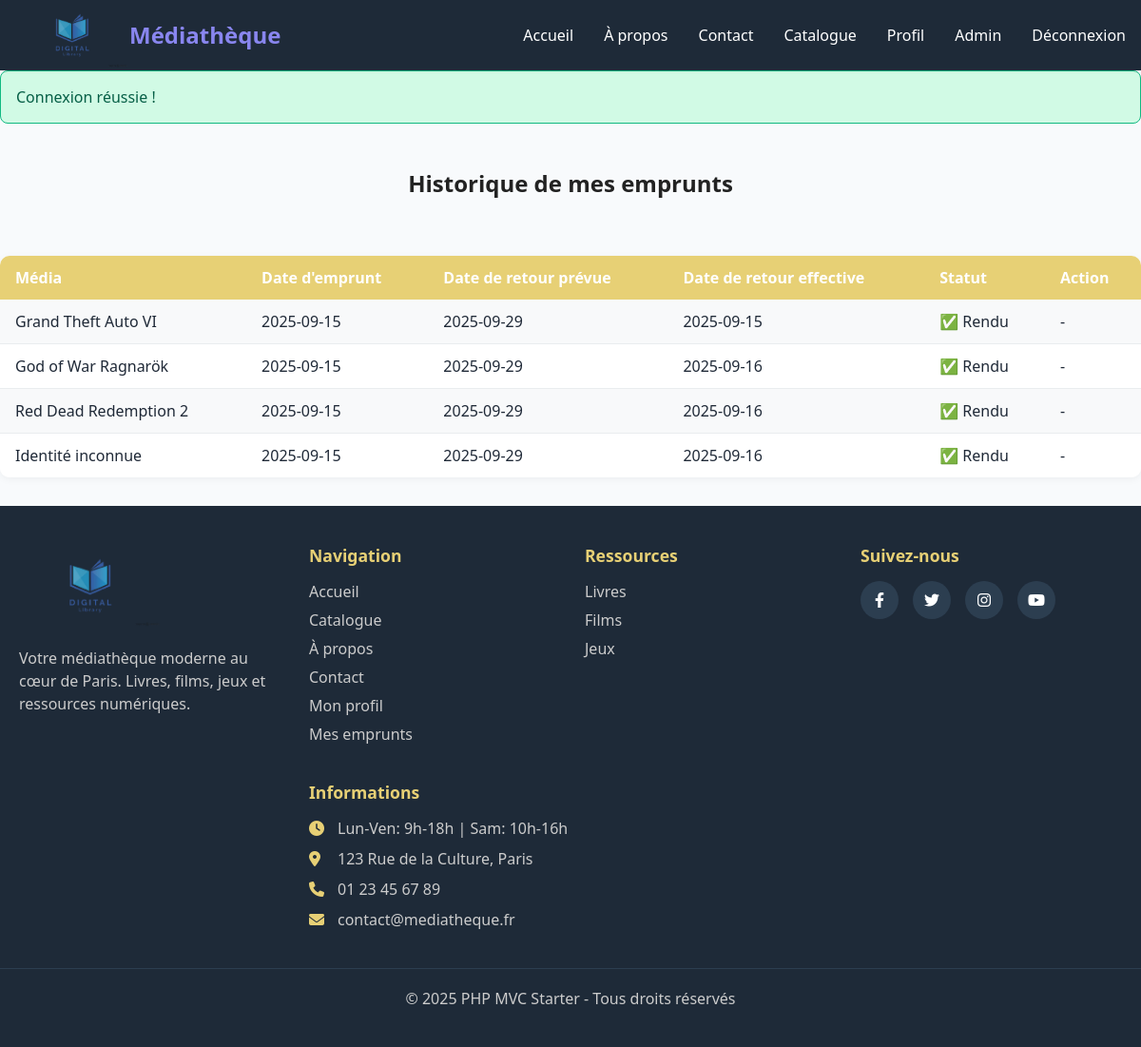
The app's page /public/borrow/history (signed in) with its own data.
### tables this page shows
CREATE TABLE `borrows` (
  `id` int NOT NULL,
  `user_id` int NOT NULL,
  `media_id` int NOT NULL,
  `borrowed_at` date NOT NULL,
  `due_date` date NOT NULL,
  `returned_at` date DEFAULT NULL,
  `status` enum('En cours','Rendu') DEFAULT 'En cours'
);

CREATE TABLE `medias` (
  `id` int NOT NULL,
  `title` varchar(200) NOT NULL,
  `type` enum('book','movie','game') NOT NULL,
  `genre` varchar(255) NOT NULL,
  `stock` int NOT NULL DEFAULT '1',
  `cover` varchar(255) DEFAULT NULL,
  `created_at` timestamp NULL DEFAULT CURRENT_TIMESTAMP,
  `updated_at` timestamp NULL DEFAULT CURRENT_TIMESTAMP ON UPDATE CURRENT_TIMESTAMP
);

### controllers/borrow_controller.php (called while the page is built, shortened)
<?php
require_once MODEL_PATH . '/borrow_model.php';
function borrow_history()
{
    $user_id = $_SESSION['user_id'];
    $history = get_borrow_history($user_id);
    load_view_with_layout('borrow/history', ['history' => $history]);
}

### core/router.php (called while the page is built, shortened)
<?php
function parse_request_url()
{
    $url = $_GET['url'] ?? '';
    $url = rtrim($url, '/');
    $url = filter_var($url, FILTER_SANITIZE_URL);
    $url_parts = explode('/', $url);
    $controller = $url_parts[0] ?? 'home';
    $action = $url_parts[1] ?? 'index';
    $params = array_slice($url_parts, 2);
    return [
        'controller' => $controller,
        'action' => $action,
        'params' => $params
    ];
}
function dispatch()
{
    $route = parse_request_url();
    $controller_name = $route['controller'];
    $action_name = $route['action'];
    $params = $route['params'];
    $action_function = $controller_name . '_' . $action_name;
    call_user_func_array($action_function, $params);
}

### public/index.php (called while the page is built, shortened)
<?php
require_once '../config/database.php';
require_once CORE_PATH . '/database.php';
require_once CORE_PATH . '/router.php';
require_once CORE_PATH . '/view.php';
require_once INCLUDE_PATH . '/helpers.php';
dispatch();

### core/database.php (called while the page is built, shortened)
<?php
function db_connect() {
    static $pdo = null;
    if ($pdo === null) {
        try {
            $dsn = "mysql:host=" . DB_HOST . ";dbname=" . DB_NAME . ";charset=" . DB_CHARSET;
            $options = [
                PDO::ATTR_ERRMODE => PDO::ERRMODE_EXCEPTION,
                PDO::ATTR_DEFAULT_FETCH_MODE => PDO::FETCH_ASSOC,
                PDO::ATTR_EMULATE_PREPARES => false,
            ];
            $pdo = new PDO($dsn, DB_USER, DB_PASS, $options);
        } catch (PDOException $e) {
            die("Erreur de connexion à la base de données : " . $e->getMessage());
        }
    }
    return $pdo;
}
function db_select($query, $params = []) {
    $pdo = db_connect();
    $stmt = $pdo->prepare($query);
    $stmt->execute($params);
    return $stmt->fetchAll();
}

### models/borrow_model.php (called while the page is built, shortened)
<?php
function get_borrow_history($user_id)
{
    $sql = "SELECT b.*, m.title FROM borrows b JOIN medias m ON b.media_id = m.id WHERE b.user_id = ? ORDER BY b.borrowed_at DESC";
    return db_select($sql, [$user_id]);
}

### includes/helpers.php (called while the page is built, shortened)
<?php
function url($path = '')
{
    $base_url = rtrim(BASE_URL, '/');
    $path = ltrim($path, '/');
    return $base_url . '/' . $path;
}
function is_logged_in()
{
    return isset($_SESSION['user_id']);
}

### views/borrow/history.php (the view)
<h2>Historique de mes emprunts</h2>
<table class="borrow-history">
    <tr>
        <th>Média</th>
        <th>Date d'emprunt</th>
        <th>Date de retour prévue</th>
        <th>Date de retour effective</th>
        <th>Statut</th>
        <th>Action</th>
    </tr>
    <?php foreach ($history as $b): ?>
        <tr>
            <td><?= htmlspecialchars($b['title']) ?></td>
            <td><?= htmlspecialchars($b['borrowed_at']) ?></td>
            <td><?= htmlspecialchars($b['due_date']) ?></td>
            <td><?= $b['returned_at'] ? htmlspecialchars($b['returned_at']) : '-' ?></td>
            <td>
                <?php if ($b['returned_at']): ?>
                    ✅ Rendu
                <?php else: ?>
                    ⏳ En cours
                <?php endif; ?>
            </td>
            <td>
                <?php if (!$b['returned_at']): ?>
                    <form method="post" action="<?= url('borrow/return/' . $b['id']) ?>" style="margin:0;">
                        <button type="submit" class="btn-return">Rendre</button>
                    </form>
                <?php else: ?>
                    -
                <?php endif; ?>
            </td>
        </tr>
    <?php endforeach; ?>
</table>

### views/layouts/layout.php (shortened to what this page needs)
<!DOCTYPE html>
<html lang="fr">
<head>
    <link rel="stylesheet" href="/mediatheque_paris_grp2/public/assets/css/style.css">
    <link href="https://cdnjs.cloudflare.com/ajax/libs/font-awesome/6.0.0/css/all.min.css" rel="stylesheet">
    <link rel="stylesheet" href="https://cdnjs.cloudflare.com/ajax/libs/font-awesome/6.4.0/css/all.min.css">
</head>
<body>
    <header class="header">
        <nav class="navbar">
            <div class="nav-brand">
                <a href="<?php echo url(); ?>">
                    <img src="<?= url('assets/uploads/covers/logo.webp') ?>" alt="<?= APP_NAME ?>" class="logo">
                    <span class="brand-text">Médiathèque</span>
                </a>
            </div>
            <ul class="nav-menu">
                <li><a href="<?php echo url(); ?>">Accueil</a></li>
                <li><a href="<?php echo url('home/about'); ?>">À propos</a></li>
                <li><a href="<?php echo url('home/contact'); ?>">Contact</a></li>
                <li><a href="<?php echo url('catalogue/index'); ?>">Catalogue</a></li>
                <li><a href="<?php echo url('home/profile'); ?>">Profil</a></li>
                <?php if (is_logged_in()): ?>
                    <?php if ((isset($_SESSION['role']) && $_SESSION['role'] === 'admin')): ?>
                        <li><a href="<?php echo url('admin/index'); ?>">Admin</a></li>
                    <?php endif; ?>
                    <li><a href="<?php echo url('auth/logout'); ?>">Déconnexion</a></li>
                <?php else: ?>
                    <li><a href="<?php echo url('auth/login'); ?>">Connexion</a></li>
                    <li><a href="<?php echo url('auth/register'); ?>">Inscription</a></li>
                <?php endif; ?>
            </ul>
        </nav>
    </header>
    <main class="main-content">
        <?php flash_messages(); ?>
        <?php echo $content ?? ''; ?>
    </main>
    <footer class="footer">
        <div class="footer-content">
            <div class="footer-left">
                <img src="<?= url('assets/uploads/covers/logo.webp') ?>" alt="Logo <?php echo APP_NAME; ?>" class="footer-logo">
                <p class="footer-description">Votre médiathèque moderne au cœur de Paris. Livres, films, jeux et ressources numériques.</p>
            </div>
            <div class="footer-center">
                <div class="footer-section">
                    <h3>Navigation</h3>
                    <ul class="footer-nav">
                        <li><a href="<?php echo url(); ?>">Accueil</a></li>
                        <li><a href="<?php echo url('catalogue/index'); ?>">Catalogue</a></li>
                        <li><a href="<?php echo url('home/about'); ?>">À propos</a></li>
                        <li><a href="<?php echo url('home/contact'); ?>">Contact</a></li>
                        <?php if (is_logged_in()): ?>
                            <li><a href="<?php echo url('home/profile'); ?>">Mon profil</a></li>
                            <li><a href="<?php echo url('borrow/history'); ?>">Mes emprunts</a></li>
                        <?php endif; ?>
                    </ul>
                </div>
                <div class="footer-section">
                    <h3>Ressources</h3>
                    <ul class="footer-nav">
                        <li><a href="<?php echo url('catalogue/index?type=livre'); ?>">Livres</a></li>
                        <li><a href="<?php echo url('catalogue/index?type=film'); ?>">Films</a></li>
                        <li><a href="<?php echo url('catalogue/index?type=jeu'); ?>">Jeux</a></li>
                    </ul>
                </div>
                <div class="footer-section">
                    <h3>Informations</h3>
                    <div class="footer-info">
                        <p><i class="fas fa-clock"></i> Lun-Ven: 9h-18h | Sam: 10h-16h</p>
                        <p><i class="fas fa-map-marker-alt"></i> 123 Rue de la Culture, Paris</p>
                        <p><i class="fas fa-phone"></i> 01 23 45 67 89</p>
                        <p><i class="fas fa-envelope"></i> contact@mediatheque.fr</p>
                    </div>
                </div>
            </div>
            <div class="footer-right">
                <div class="social-icons">
                    <h3>Suivez-nous</h3>
                    <div class="social-links">
                        <a href="https://facebook.com" target="_blank" aria-label="Facebook">
                            <i class="fab fa-facebook-f"></i>
                        </a>
                        <a href="https://twitter.com" target="_blank" aria-label="Twitter">
                            <i class="fab fa-twitter"></i>
                        </a>
                        <a href="https://instagram.com" target="_blank" aria-label="Instagram">
                            <i class="fab fa-instagram"></i>
                        </a>
                        <a href="https://youtube.com" target="_blank" aria-label="YouTube">
                            <i class="fab fa-youtube"></i>
                        </a>
                    </div>
                </div>
            </div>
        </div>
        <div class="footer-bottom">
            <p>&copy; <?php echo date('Y'); ?> <?php echo APP_NAME; ?> - Tous droits réservés</p>
        </div>
    </footer>
</body>
</html>

### core/view.php (shortened to what this page needs)
<?php
function load_view($view, $data = []) {
    $view_file = VIEW_PATH . '/' . $view . '.php';
    require $view_file;
}
function load_view_with_layout($view, $data = [], $layout = 'layout') {
    load_view($view, $data);
    $content = ob_get_clean();
    $data['content'] = $content;
    load_view('layouts/' . $layout, $data);
}
function flash_messages() {
    if (isset($_SESSION['flash_messages'])) {
        foreach ($_SESSION['flash_messages'] as $type => $messages) {
            if (is_array($messages)) {
                foreach ($messages as $message) {
                    echo "<div class='alert alert-$type'>$message</div>";
                }
            } else {
                echo "<div class='alert alert-$type'>$messages</div>";
            }
        }
    }
}

### public/assets/css/style.css (style rules this page uses)
table.borrow-history { width: 100%; border-collapse: collapse; margin: 30px 0; background: #fff; box-shadow: 0 2px 8px rgba(0, 0, 0, 0.05); border-radius: 10px; overflow: hidden; }
table.borrow-history th, table.borrow-history td { padding: 12px 16px; text-align: left; }
table.borrow-history th { background: #e7d075; color: #fff; font-weight: 600; }
table.borrow-history tr:nth-child(even) { background: #f8f9fa; }
table.borrow-history tr:nth-child(odd) { background: #fff; }
table.borrow-history td { border-bottom: 1px solid #e9ecef; }
table.borrow-history tr:last-child td { border-bottom: none; }
* { margin: 0; padding: 0; box-sizing: border-box; }
:root { --primary-color: #3b82f6; --primary-hover: #2563eb; --secondary-color: #6b7280; --success-color: #10b981; --error-color: #ef4444; --warning-color: #f59e0b; --background-color: #f8fafc; --text-color: #1f2937; --border-color: #e5e7eb; --white: #ffffff; --shadow: 0 1px 3px 0 rgba(0, 0, 0, 0.1); --shadow-lg: 0 10px 15px -3px rgba(0, 0, 0, 0.1); }
body { font-family: "Segoe UI", Tahoma, Geneva, Verdana, sans-serif; color: var(--text-color); background-color: var(--background-color); min-height: 100vh; display: flex; flex-direction: column; }
.header { background: var(--white); box-shadow: var(--shadow); position: sticky; top: 0; z-index: 100; }
.navbar { display: flex; justify-content: space-between; align-items: center; padding: 0.1rem 1rem; background-color: #1e2a38; }
.nav-brand a { font-size: 1.5rem; font-weight: bold; color: var(--primary-color); text-decoration: none; }
.nav-menu { display: flex; list-style: none; gap: 2rem; }
.nav-menu a { color: white; text-decoration: none; font-weight: 500; transition: color 0.3s ease; }
h2 { font-size: 1.5rem; margin-bottom: 20px; color: #222; text-align: center; padding: 30px; }
.logo { height: 70px; width: auto; margin-right: 15px; }
.nav-brand a { display: flex; align-items: center; text-decoration: none; }
.nav-brand .logo { width: 120px; height: auto; margin-right: auto; }
.nav-brand .brand-text { font-size: 1.5rem; font-weight: bold; color: #8986ef; }
.alert { padding: 12px; border-radius: 6px; margin-bottom: 15px; }
.footer { background: #1e2a38; color: #fff; padding: 40px 0 20px; }
.footer-content { display: flex; flex-wrap: wrap; justify-content: space-between; max-width: 1200px; margin: 0 auto; padding: 0 20px; gap: 30px; }
.footer-left { flex: 1; min-width: 250px; }
.footer-logo { max-width: 150px; margin-bottom: 15px; }
.footer-description { line-height: 1.5; color: #ccc; }
.footer-center { flex: 2; display: flex; flex-wrap: wrap; gap: 30px; }
.footer-section { flex: 1; min-width: 180px; }
.footer-section h3 { color: #e7d075; margin-bottom: 15px; font-size: 1.1rem; }
.footer-nav { list-style: none; padding: 0; margin: 0; }
.footer-nav li { margin-bottom: 8px; }
.footer-nav a { color: #ccc; text-decoration: none; }
.footer-info p { margin-bottom: 10px; display: flex; align-items: center; color: #ccc; }
.footer-info i { margin-right: 10px; color: #e7d075; width: 20px; }
.footer-right { flex: 1; min-width: 200px; }
.social-icons h3 { color: #e7d075; margin-bottom: 15px; font-size: 1.1rem; }
.social-links { display: flex; gap: 15px; }
.social-links a { display: flex; align-items: center; justify-content: center; width: 40px; height: 40px; background: #2c3e50; border-radius: 50%; color: #fff; text-decoration: none; transition: background 0.3s; }
.footer-bottom { text-align: center; padding: 20px; margin-top: 30px; border-top: 1px solid #2c3e50; color: #ccc; }
.alert { padding: 1rem; border-radius: 0.5rem; margin-bottom: 1rem; border: 1px solid transparent; }
.alert-success { background-color: #d1fae5; border-color: var(--success-color); color: #065f46; }

### records on screen
borrows: media.title "Grand Theft Auto VI", borrowed_at "2025-09-15", due_date "2025-09-29", returned_at "2025-09-15", shows "✅ Rendu"
borrows: media.title "God of War Ragnarök", borrowed_at "2025-09-15", due_date "2025-09-29", returned_at "2025-09-16", shows "✅ Rendu"
borrows: media.title "Red Dead Redemption 2", borrowed_at "2025-09-15", due_date "2025-09-29", returned_at "2025-09-16", shows "✅ Rendu"
borrows: media.title "Identité inconnue", borrowed_at "2025-09-15", due_date "2025-09-29", returned_at "2025-09-16", shows "✅ Rendu"

### other values on screen
$message "Connexion réussie !"
APP_NAME "PHP MVC Starter"
